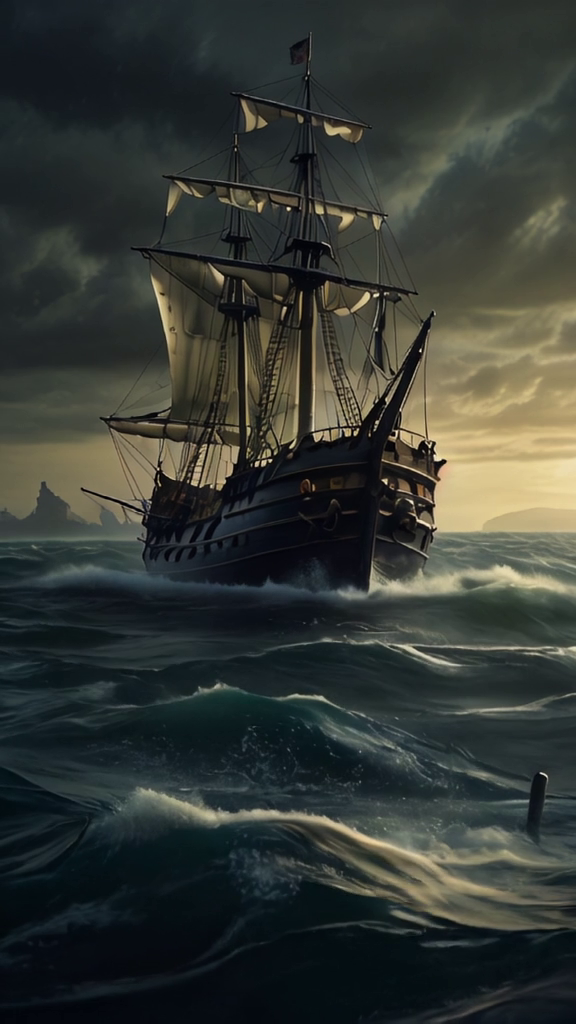
#> input picture frame 9 of video_processing/video1.mp4, 576 x 1024 px
$ python multiplevideo.py
#> lines starting #> are read from the running program, lines starting #| are printed output that depends on the picture; pictures that were not available may be replaced by others from this repository, and a replacement may not be noted
import cv2
import numpy as np

cap1 = cv2.VideoCapture('video1.mp4')
cap2 = cv2.VideoCapture('video2.mp4')

if not cap1.isOpened() or not cap2.isOpened():
    print("Error: Could not open video.")
    exit()

while True:
    ret1, frame1 = cap1.read()
#> frame1 is the input picture: shape (1024, 576, 3); mean B, G, R 52.5, 57.4, 53
    ret2, frame2 = cap2.read()

    if not ret1 or not ret2:
        break

    frame1 = cv2.resize(frame1, (640, 360))
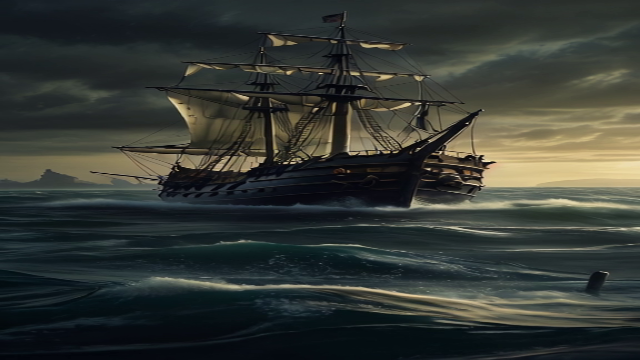
#> frame1: shape (360, 640, 3); mean B, G, R 52.4, 57.3, 52.9
    frame2 = cv2.resize(frame2, (640, 360))

    h_concat = np.hstack((frame1, frame2))
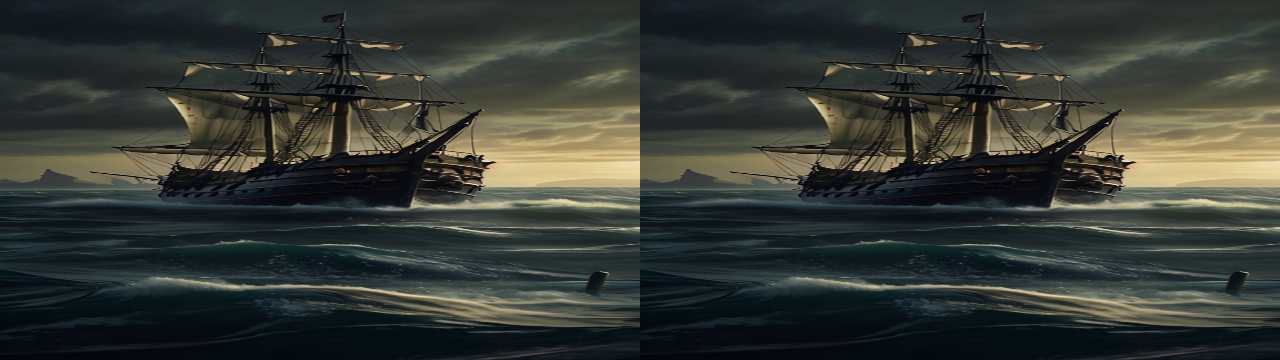
#> h_concat: shape (360, 1280, 3); mean B, G, R 52.4, 57.3, 52.9

    cv2.imshow('Concatenated Video', h_concat)

    if cv2.waitKey(25) & 0xFF == ord('q'):
#> (key q is pressed here)
        break

cap1.release()
cap2.release()
cv2.destroyAllWindows()

$ run again, starting later in the video
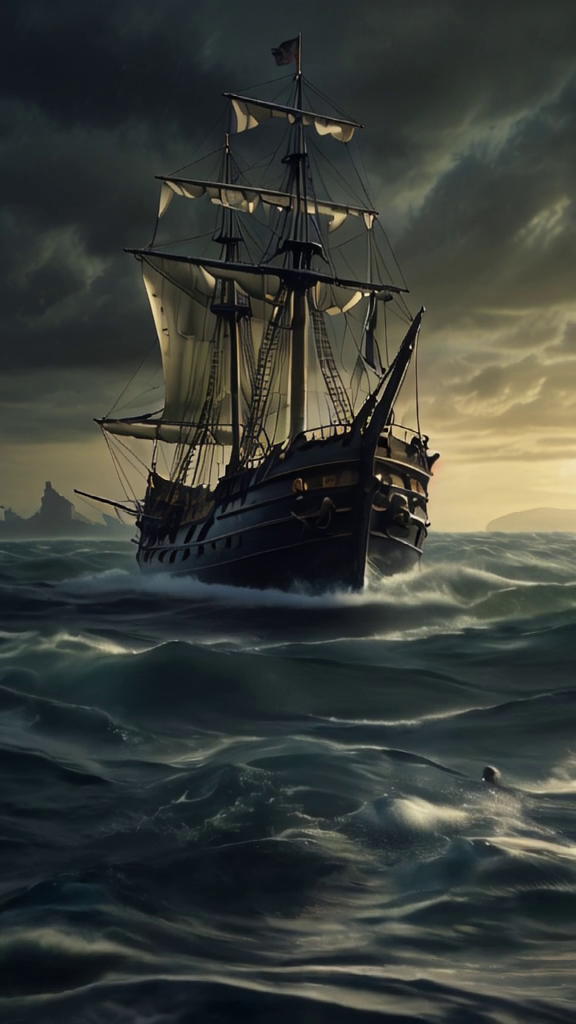
#> input picture frame 43 of video_processing/video1.mp4, 576 x 1024 px
#> frame1 is the input picture: shape (1024, 576, 3); mean B, G, R 56.2, 61.6, 57.5
#> `frame1 = cv2.resize(frame1, (640, 360))`:
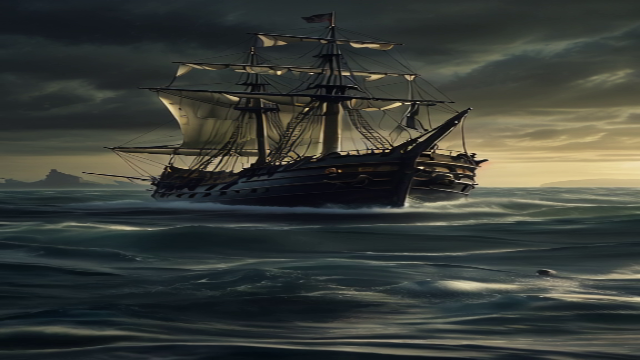
#> frame1: shape (360, 640, 3); mean B, G, R 56.1, 61.5, 57.4
#> `h_concat = np.hstack((frame1, frame2))`:
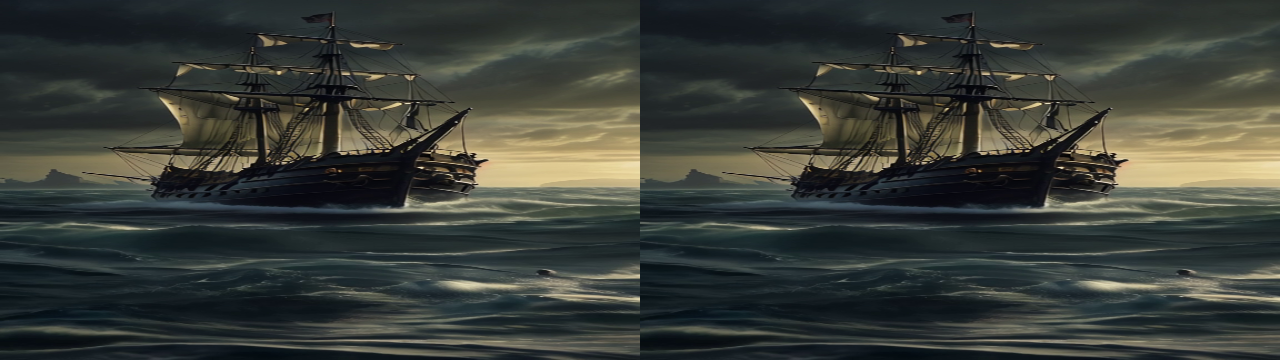
#> h_concat: shape (360, 1280, 3); mean B, G, R 56.1, 61.5, 57.4

$ run again, starting later in the video
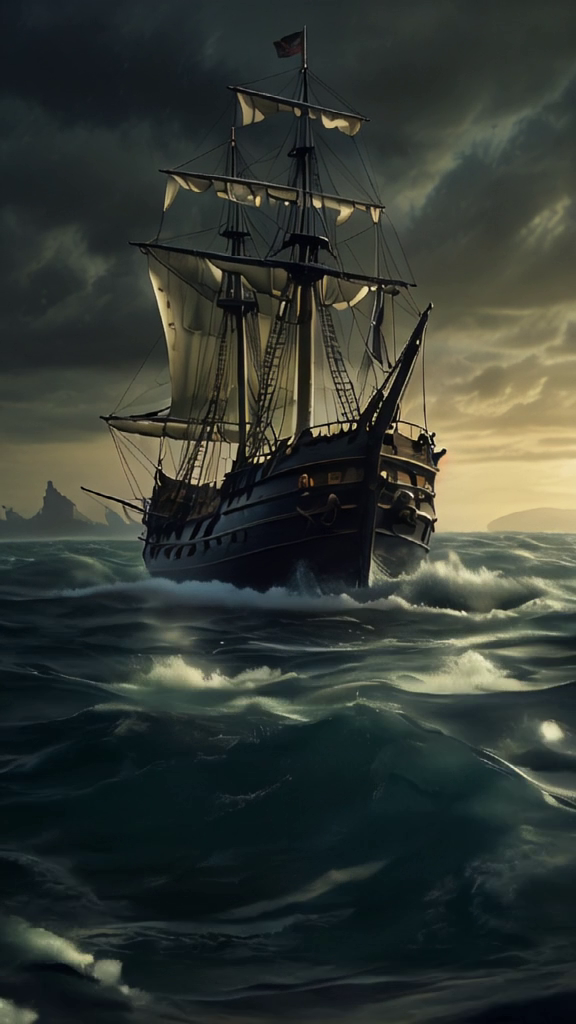
#> input picture frame 76 of video_processing/video1.mp4, 576 x 1024 px
#> frame1 is the input picture: shape (1024, 576, 3); mean B, G, R 51.2, 57.4, 51.5
#> `frame1 = cv2.resize(frame1, (640, 360))`:
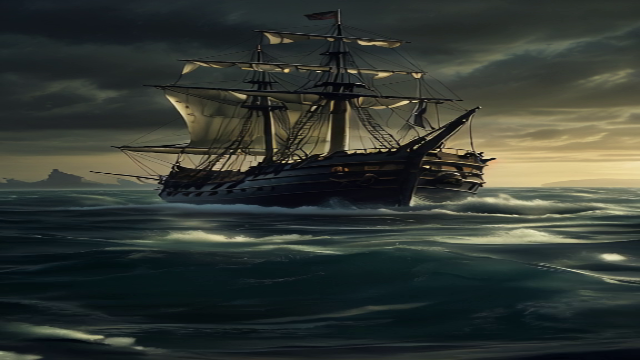
#> frame1: shape (360, 640, 3); mean B, G, R 51.1, 57.3, 51.4
#> `h_concat = np.hstack((frame1, frame2))`:
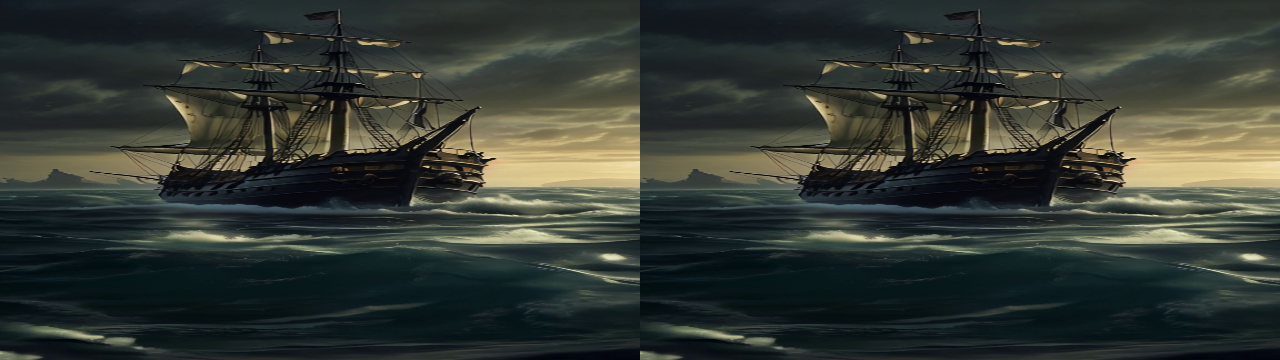
#> h_concat: shape (360, 1280, 3); mean B, G, R 51.1, 57.3, 51.4
